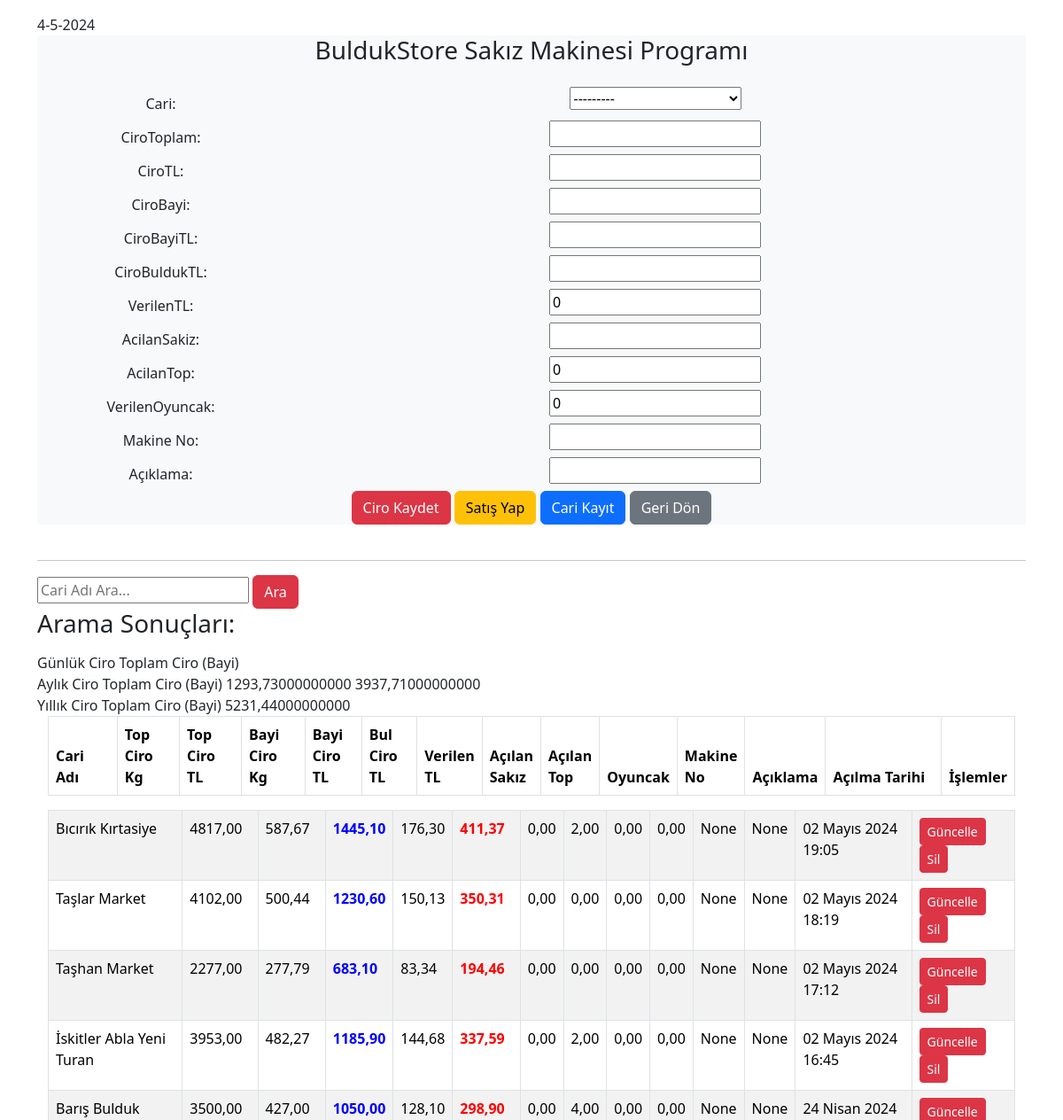
The app's page /sakiz/ (signed in) with its own data.
### sakiz/models.py (models this page shows, shortened)
class SakizMakinesi(models.Model):
    cari = models.ForeignKey(Cari, on_delete=models.CASCADE)
    ciroToplam = models.DecimalField(max_digits=10, decimal_places=2, blank=False, help_text='Toplam ciroyu kilogram cinsinden giriniz.')
    ciroTL = models.DecimalField(max_digits=10, decimal_places=2, blank=True, null=True, help_text='Toplam ciroya karşılık gelen TL miktarı.')
    ciroBayi = models.DecimalField(max_digits=10, decimal_places=2, blank=True, null=True, help_text='Kilogram Cinsinden Bayi Cirosu')
    ciroBayiTL = models.DecimalField(max_digits=10, decimal_places=2, blank=True, null=True, help_text='TL Cinsinden Bayi Cirosu')
    ciroBuldukTL = models.DecimalField(max_digits=10, decimal_places=2, blank=True, null=True, help_text='TL Cinsinden Bulduk Cirosu')
    verilenTL = models.DecimalField(max_digits=10, decimal_places=2, default=0, help_text='Verilen ciroyu TL cinsinden giriniz.')
    acilanSakiz = models.DecimalField(max_digits=10, decimal_places=2, blank=False, help_text='Açılan sakız miktarını giriniz.')
    acilanTop = models.DecimalField(max_digits=10, decimal_places=2, default=0, help_text='Açılan top miktarını giriniz.')
    verilenOyuncak = models.DecimalField(max_digits=10, decimal_places=2, default=0, help_text='Verilen oyuncak miktarını giriniz.')
    makineNo = models.CharField(max_length=255, blank=True, null=True, verbose_name="Makine No", default="")
    aciklama = models.CharField(max_length=255, blank=True, null=True, verbose_name="Açıklama", default="")
    created_date = models.DateTimeField(auto_now_add=True, verbose_name="Oluşturulma Tarihi")
    class Meta:
        ordering = ['-created_date']

### cariler/models.py (models this page shows)
class Cari(models.Model):
    cari_adi = models.CharField(max_length=255, verbose_name="Cari Adı")
    vergi_dairesi = models.CharField(max_length=255, verbose_name="Vergi Dairesi")
    vergi_no = models.CharField(max_length=20, blank=True, null=True, verbose_name="Vergi No")
    telefon = models.CharField(max_length=15, blank=True, null=True, verbose_name="Telefon")
    email = models.EmailField(blank=True, null=True, verbose_name="E-Mail")
    adres = models.TextField(blank=True, null=True, verbose_name="Adres")
    BORCLU = 'Borçlu'
    ALACAKLI = 'Alacaklı'
    BORC_ALACAK_CHOICES = [
        (BORCLU, 'Borçlu'),
        (ALACAKLI, 'Alacaklı'),
    ]
    cariDurum = models.CharField(
        max_length=10,
        choices=BORC_ALACAK_CHOICES,
        blank=True,
        null=True,
        help_text='Borçlu veya Alacaklı Durum Seçiniz'
    )
    Borc = models.DecimalField(max_digits=10, decimal_places=2, default=0, verbose_name="Borç Miktarı")
    Alacak = models.DecimalField(max_digits=10, decimal_places=2, default=0, verbose_name="AlacakMiktarı")
    Bakiye = models.DecimalField(max_digits=10, decimal_places=2, default=0, verbose_name="Bakiye")
    created_date = models.DateTimeField(auto_now_add=True, verbose_name="Oluşturulma Tarihi")
    class Meta:
        verbose_name = "Cari"
        verbose_name_plural = "Cariler"
    def __str__(self):
        return self.cari_adi

### onmuhasebe/views.py (the view)
# urls.py: path('sakiz/', sakiz, name='sakiz'),
def sakiz(request):
    keyword = request.GET.get("keyword")
    if keyword:
        sakizmakinesi_list = SakizMakinesi.objects.filter(cari__cari_adi__contains=keyword)
    else:
        sakizmakinesi_list = SakizMakinesi.objects.all()
    form = SakizMakinesiForm(request.POST or None)
    if request.method == 'POST':
        if form.is_valid():
            form.save()
            messages.success(request, 'Ciro kaydedildi.')
            return redirect("sakiz")
    ciro_gun = SakizMakinesi.objects.values('created_date').annotate(toplam_ciro=Sum('ciroBuldukTL')).order_by('-created_date')
    ciro_ay = SakizMakinesi.objects.values('created_date__month').annotate(toplam_ciro=Sum('ciroBuldukTL')).order_by('-created_date__month')
    ciro_yil = SakizMakinesi.objects.values('created_date__year').annotate(toplam_ciro=Sum('ciroBuldukTL')).order_by('-created_date__year')
    context = {
        'form': form,
        'sakizmakinesi_list': sakizmakinesi_list,
        'ciro_gun': ciro_gun,
        'ciro_ay': ciro_ay,
        'ciro_yil': ciro_yil,
    }
    return render(request, 'sakiz.html', context)

### sakiz/forms.py
class SakizMakinesiForm(forms.ModelForm):
    class Meta:
        model = SakizMakinesi
        fields = '__all__'  # Tüm alanları kullanmak istiyorsanız

### templates/sakiz.html (shortened to what this page needs)
{% extends "layout.html" %}
{% block body %}
{% if user.is_authenticated %}
    <div>
        <span id="tarihGoster"></span>
    </div>
<div class="jumbotron bg-light text-center">
    <h3 class="mb-4">BuldukStore Sakız Makinesi Programı</h3>
    <div class="container">
        <form method="post" class="form-horizontal">
            {% for field in form %}
                <div class="form-group row">
                    <label class="col-sm-3 col-form-label">{{ field.label_tag }}</label>
                    <div class="col-sm-9">
                        {{ field }}
                    </div>
                </div>
            {% endfor %}
            <div class="form-group row justify-content-center">
                <div class="col-sm-6">
                    <button type="submit" class="btn btn-danger btn-block">Ciro Kaydet</button>
                    <a href="{% url 'satisekle' %}" class="btn btn-warning btn-block">Satış Yap</a>
                    <a href="{% url 'cari_form' %}" class="btn btn-primary btn-block">Cari Kayıt</a>
                    <a href="{% url 'dashboard' %}" class="btn btn-secondary btn-block">Geri Dön</a>
                </div>
            </div>
        </form>
    </div>
</div>
<br>
<hr>
<div class="row">
    <div class="col-lg-8">
        <form method="GET">
            <input type="text" name="keyword" class="input-sm" maxlength="64" placeholder="Cari Adı Ara...">
            <button type="submit" class="btn btn-danger">Ara</button>
        </form>
        {% if sakizmakinesi_list %}
            <h3>Arama Sonuçları:</h3>
        {% else %}
            <p>Sonuç bulunamadı.</p>
        {% endif %}
    </div>
</div>
            <tr>
                <th>Günlük Ciro</th>
                <th>Toplam Ciro (Bayi)</th>
            </tr>
            <br>
            <tr>
                <th>Aylık Ciro</th>
                <th>Toplam Ciro (Bayi)</th>
            </tr>
            {% for ciro in ciro_ay %}
                <tr>
                    <td>{{ ciro.toplam_ciro }}</td>
                </tr>
            {% endfor %}
            <tr>
            <br>
                <th>Yıllık Ciro</th>
                <th>Toplam Ciro (Bayi)</th>
            {% for ciro in ciro_yil %}
                <tr>
                    <td>{{ ciro.toplam_ciro }}</td>
                </tr>
            {% endfor %}
<div class="container">
    <div class="table-responsive">
        <table class="table table-bordered table-striped">
            <thead class="thead-dark">
                    <tr>
                        <th scope="col" style="width: 12%;">Cari Adı</th>
                        <th scope="col" style="width: 10%;">Top Ciro Kg</th>
                        <th scope="col" style="width: 10%;">Top Ciro TL</th>
                        <th scope="col" style="width: 10%;">Bayi Ciro Kg</th>
                        <th scope="col" style="width: 8%;">Bayi Ciro TL</th>
                        <th scope="col" style="width: 8%;">Bul Ciro TL</th>
                        <th scope="col" style="width: 4%;">Verilen TL</th>
                        <th scope="col" style="width: 4%;">Açılan Sakız</th>
                        <th scope="col" style="width: 4%;">Açılan Top</th>
                        <th scope="col" style="width: 2%;">Oyuncak</th>
                        <th scope="col" style="width: 2%;">Makine No</th>
                        <th scope="col" style="width: 4%;">Açıklama</th>
                        <th scope="col" style="width: 22%;">Açılma Tarihi</th>
                        <th scope="col" style="width: 20%;">İşlemler</th>
                    </tr>
                </thead>
        </table>
        <div class="scroll-container" style="max-height: 350px; overflow-y: auto;">
            <table class="table table-bordered table-striped">
                <tbody>
                    {% for sakizmakinesi in sakizmakinesi_list %}
                        <tr>
                            <td>{{ sakizmakinesi.cari }}</td>
                            <td>{{ sakizmakinesi.ciroToplam }}</td>
                            <td>{{ sakizmakinesi.ciroTL }}</td>
                            <td style="font-weight: bold; color: blue;">{{ sakizmakinesi.ciroBayi }}</td>
                            <td>{{ sakizmakinesi.ciroBayiTL }}</td>
                            <td style="font-weight: bold; color: red;">{{ sakizmakinesi.ciroBuldukTL }}</td>
                            <td>{{ sakizmakinesi.verilenTL }}</td>
                            <td>{{ sakizmakinesi.acilanSakiz }}</td>
                            <td>{{ sakizmakinesi.acilanTop }}</td>
                            <td>{{ sakizmakinesi.verilenOyuncak }}</td>
                            <td>{{ sakizmakinesi.makineNo }}</td>
                            <td>{{ sakizmakinesi.aciklama }}</td>
                            <td>{{ sakizmakinesi.created_date}}</td>
                            <td>
                                <a href="{% url 'update_sakiz' sakizmakinesi.id %}" class="btn btn-sm btn-danger">Güncelle</a>
                                <a href="{% url 'delete_sakiz' sakizmakinesi.id %}" class="btn btn-sm btn-danger">Sil</a>
                            </td>
                        </tr>
                    {% endfor %}
                </tbody>
            </table>
        </div>
    </div>
</div>
{% else %}
    <script>window.location.href = "{% url 'index' %}";</script>
{% endif %}
{% endblock body %}

### records on screen
SakizMakinesi: cari "Bıcırık Kırtasiye", ciroToplam "4817,00", ciroTL "587,67", ciroBayi "1445,10", ciroBayiTL "176,30", ciroBuldukTL "411,37", verilenTL "0,00", acilanSakiz "2,00", acilanTop "0,00", verilenOyuncak "0,00", makineNo "None", aciklama "None", created_date "02 Mayıs 2024 19:05"
SakizMakinesi: cari "Taşlar Market", ciroToplam "4102,00", ciroTL "500,44", ciroBayi "1230,60", ciroBayiTL "150,13", ciroBuldukTL "350,31", verilenTL "0,00", acilanSakiz "0,00", acilanTop "0,00", verilenOyuncak "0,00", makineNo "None", aciklama "None", created_date "02 Mayıs 2024 18:19"
SakizMakinesi: cari "Taşhan Market", ciroToplam "2277,00", ciroTL "277,79", ciroBayi "683,10", ciroBayiTL "83,34", ciroBuldukTL "194,46", verilenTL "0,00", acilanSakiz "0,00", acilanTop "0,00", verilenOyuncak "0,00", makineNo "None", aciklama "None", created_date "02 Mayıs 2024 17:12"
SakizMakinesi: cari "İskitler Abla Yeni Turan", ciroToplam "3953,00", ciroTL "482,27", ciroBayi "1185,90", ciroBayiTL "144,68", ciroBuldukTL "337,59", verilenTL "0,00", acilanSakiz "2,00", acilanTop "0,00", verilenOyuncak "0,00", makineNo "None", aciklama "None", created_date "02 Mayıs 2024 16:45"
SakizMakinesi: cari "Barış Bulduk", ciroToplam "3500,00", ciroTL "427,00", ciroBayi "1050,00", ciroBayiTL "128,10", ciroBuldukTL "298,90", verilenTL "0,00", acilanSakiz "4,00", acilanTop "0,00", verilenOyuncak "0,00", makineNo "None", aciklama "None", created_date "24 Nisan 2024…"

### other values on screen
{{ field.label_tag }} "Cari:" "CiroToplam:" "CiroTL:" "CiroBayi:" "CiroBayiTL:" "CiroBuldukTL:" "VerilenTL:" "AcilanSakiz:" "AcilanTop:" "VerilenOyuncak:" "Makine No:" "Açıklama:"
{{ ciro.toplam_ciro }} "1293,73000000000" "3937,71000000000"
{{ ciro.toplam_ciro }} "5231,44000000000"
